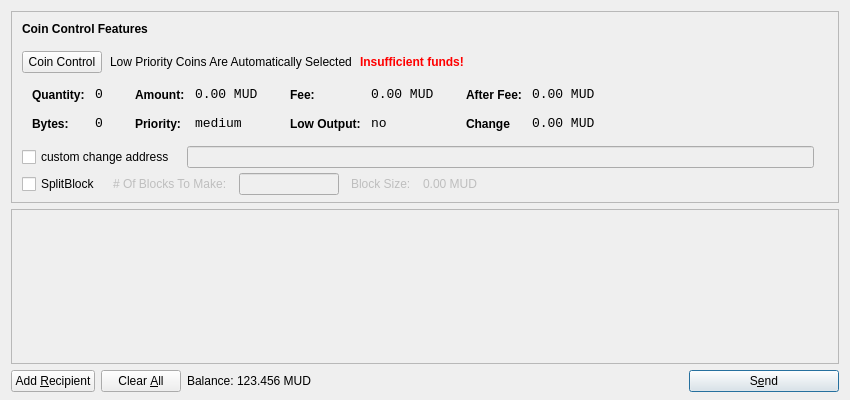
<?xml version="1.0" encoding="UTF-8"?>
<ui version="4.0">
 <class>SendCoinsDialog</class>
 <widget class="QDialog" name="SendCoinsDialog">
  <property name="geometry">
   <rect>
    <x>0</x>
    <y>0</y>
    <width>850</width>
    <height>400</height>
   </rect>
  </property>
  <property name="windowTitle">
   <string>Send Coins</string>
  </property>
  <layout class="QVBoxLayout" name="verticalLayout" stretch="0,1,0">
   <property name="bottomMargin">
    <number>8</number>
   </property>
   <item>
    <widget class="QFrame" name="frameCoinControl">
     <property name="sizePolicy">
      <sizepolicy hsizetype="Expanding" vsizetype="Expanding">
       <horstretch>0</horstretch>
       <verstretch>0</verstretch>
      </sizepolicy>
     </property>
     <property name="maximumSize">
      <size>
       <width>16777215</width>
       <height>16777215</height>
      </size>
     </property>
     <property name="frameShape">
      <enum>QFrame::StyledPanel</enum>
     </property>
     <property name="frameShadow">
      <enum>QFrame::Sunken</enum>
     </property>
     <layout class="QVBoxLayout" name="verticalLayoutCoinControl2">
      <property name="spacing">
       <number>-1</number>
      </property>
      <property name="leftMargin">
       <number>0</number>
      </property>
      <property name="topMargin">
       <number>0</number>
      </property>
      <property name="rightMargin">
       <number>0</number>
      </property>
      <property name="bottomMargin">
       <number>6</number>
      </property>
      <item>
       <layout class="QVBoxLayout" name="verticalLayoutCoinControl" stretch="0,0,0,0,1">
        <property name="spacing">
         <number>0</number>
        </property>
        <property name="leftMargin">
         <number>10</number>
        </property>
        <property name="topMargin">
         <number>10</number>
        </property>
        <item>
         <layout class="QHBoxLayout" name="horizontalLayoutCoinControl1">
          <property name="bottomMargin">
           <number>15</number>
          </property>
          <item>
           <widget class="QLabel" name="labelCoinControlFeatures">
            <property name="sizePolicy">
             <sizepolicy hsizetype="Preferred" vsizetype="Maximum">
              <horstretch>0</horstretch>
              <verstretch>0</verstretch>
             </sizepolicy>
            </property>
            <property name="font">
             <font>
              <weight>75</weight>
              <bold>true</bold>
             </font>
            </property>
            <property name="styleSheet">
             <string notr="true">font-weight:bold;</string>
            </property>
            <property name="text">
             <string>Coin Control Features</string>
            </property>
           </widget>
          </item>
         </layout>
        </item>
        <item>
         <layout class="QHBoxLayout" name="horizontalLayoutCoinControl2" stretch="0,0,0,0">
          <property name="spacing">
           <number>8</number>
          </property>
          <property name="bottomMargin">
           <number>10</number>
          </property>
          <item>
           <widget class="QPushButton" name="pushButtonCoinControl">
            <property name="styleSheet">
             <string notr="true"/>
            </property>
            <property name="text">
             <string>Coin Control</string>
            </property>
           </widget>
          </item>
          <item>
           <widget class="QLabel" name="labelCoinControlAutomaticallySelected">
            <property name="text">
             <string>Low Priority Coins Are Automatically Selected</string>
            </property>
            <property name="margin">
             <number>5</number>
            </property>
           </widget>
          </item>
          <item>
           <widget class="QLabel" name="labelCoinControlInsuffFunds">
            <property name="font">
             <font>
              <weight>75</weight>
              <bold>true</bold>
             </font>
            </property>
            <property name="styleSheet">
             <string notr="true">color:red;font-weight:bold;</string>
            </property>
            <property name="text">
             <string>Insufficient funds!</string>
            </property>
            <property name="margin">
             <number>5</number>
            </property>
           </widget>
          </item>
          <item>
           <spacer name="horizontalSpacerCoinControl">
            <property name="orientation">
             <enum>Qt::Horizontal</enum>
            </property>
            <property name="sizeHint" stdset="0">
             <size>
              <width>40</width>
              <height>1</height>
             </size>
            </property>
           </spacer>
          </item>
         </layout>
        </item>
        <item>
         <widget class="QWidget" name="widgetCoinControl" native="true">
          <property name="sizePolicy">
           <sizepolicy hsizetype="Preferred" vsizetype="Preferred">
            <horstretch>0</horstretch>
            <verstretch>0</verstretch>
           </sizepolicy>
          </property>
          <property name="minimumSize">
           <size>
            <width>0</width>
            <height>0</height>
           </size>
          </property>
          <property name="styleSheet">
           <string notr="true"/>
          </property>
          <layout class="QHBoxLayout" name="horizontalLayoutCoinControl5">
           <property name="margin">
            <number>0</number>
           </property>
           <item>
            <layout class="QHBoxLayout" name="horizontalLayoutCoinControl3" stretch="0,0,0,1">
             <property name="spacing">
              <number>20</number>
             </property>
             <property name="topMargin">
              <number>0</number>
             </property>
             <property name="bottomMargin">
              <number>10</number>
             </property>
             <item>
              <layout class="QFormLayout" name="formLayoutCoinControl1">
               <property name="horizontalSpacing">
                <number>10</number>
               </property>
               <property name="verticalSpacing">
                <number>14</number>
               </property>
               <property name="leftMargin">
                <number>10</number>
               </property>
               <property name="topMargin">
                <number>4</number>
               </property>
               <property name="rightMargin">
                <number>6</number>
               </property>
               <item row="0" column="0">
                <widget class="QLabel" name="labelCoinControlQuantityText">
                 <property name="styleSheet">
                  <string notr="true">font-weight:bold;</string>
                 </property>
                 <property name="text">
                  <string>Quantity:</string>
                 </property>
                 <property name="margin">
                  <number>0</number>
                 </property>
                </widget>
               </item>
               <item row="0" column="1">
                <widget class="QLabel" name="labelCoinControlQuantity">
                 <property name="font">
                  <font>
                   <family>Monospace</family>
                   <pointsize>10</pointsize>
                  </font>
                 </property>
                 <property name="cursor">
                  <cursorShape>IBeamCursor</cursorShape>
                 </property>
                 <property name="contextMenuPolicy">
                  <enum>Qt::ActionsContextMenu</enum>
                 </property>
                 <property name="text">
                  <string>0</string>
                 </property>
                 <property name="margin">
                  <number>0</number>
                 </property>
                 <property name="textInteractionFlags">
                  <set>Qt::LinksAccessibleByMouse|Qt::TextSelectableByKeyboard|Qt::TextSelectableByMouse</set>
                 </property>
                </widget>
               </item>
               <item row="1" column="0">
                <widget class="QLabel" name="labelCoinControlBytesText">
                 <property name="styleSheet">
                  <string notr="true">font-weight:bold;</string>
                 </property>
                 <property name="text">
                  <string>Bytes:</string>
                 </property>
                </widget>
               </item>
               <item row="1" column="1">
                <widget class="QLabel" name="labelCoinControlBytes">
                 <property name="font">
                  <font>
                   <family>Monospace</family>
                   <pointsize>10</pointsize>
                  </font>
                 </property>
                 <property name="cursor">
                  <cursorShape>IBeamCursor</cursorShape>
                 </property>
                 <property name="contextMenuPolicy">
                  <enum>Qt::ActionsContextMenu</enum>
                 </property>
                 <property name="text">
                  <string>0</string>
                 </property>
                 <property name="textInteractionFlags">
                  <set>Qt::LinksAccessibleByMouse|Qt::TextSelectableByKeyboard|Qt::TextSelectableByMouse</set>
                 </property>
                </widget>
               </item>
              </layout>
             </item>
             <item>
              <layout class="QFormLayout" name="formLayoutCoinControl2">
               <property name="horizontalSpacing">
                <number>10</number>
               </property>
               <property name="verticalSpacing">
                <number>14</number>
               </property>
               <property name="leftMargin">
                <number>6</number>
               </property>
               <property name="topMargin">
                <number>4</number>
               </property>
               <property name="rightMargin">
                <number>6</number>
               </property>
               <item row="0" column="0">
                <widget class="QLabel" name="labelCoinControlAmountText">
                 <property name="styleSheet">
                  <string notr="true">font-weight:bold;</string>
                 </property>
                 <property name="text">
                  <string>Amount:</string>
                 </property>
                 <property name="margin">
                  <number>0</number>
                 </property>
                </widget>
               </item>
               <item row="0" column="1">
                <widget class="QLabel" name="labelCoinControlAmount">
                 <property name="font">
                  <font>
                   <family>Monospace</family>
                   <pointsize>10</pointsize>
                  </font>
                 </property>
                 <property name="cursor">
                  <cursorShape>IBeamCursor</cursorShape>
                 </property>
                 <property name="contextMenuPolicy">
                  <enum>Qt::ActionsContextMenu</enum>
                 </property>
                 <property name="text">
                  <string>0.00 MUD</string>
                 </property>
                 <property name="textInteractionFlags">
                  <set>Qt::LinksAccessibleByMouse|Qt::TextSelectableByKeyboard|Qt::TextSelectableByMouse</set>
                 </property>
                </widget>
               </item>
               <item row="1" column="0">
                <widget class="QLabel" name="labelCoinControlPriorityText">
                 <property name="styleSheet">
                  <string notr="true">font-weight:bold;</string>
                 </property>
                 <property name="text">
                  <string>Priority:</string>
                 </property>
                </widget>
               </item>
               <item row="1" column="1">
                <widget class="QLabel" name="labelCoinControlPriority">
                 <property name="font">
                  <font>
                   <family>Monospace</family>
                   <pointsize>10</pointsize>
                  </font>
                 </property>
                 <property name="cursor">
                  <cursorShape>IBeamCursor</cursorShape>
                 </property>
                 <property name="contextMenuPolicy">
                  <enum>Qt::ActionsContextMenu</enum>
                 </property>
                 <property name="text">
                  <string>medium</string>
                 </property>
                 <property name="textInteractionFlags">
                  <set>Qt::LinksAccessibleByMouse|Qt::TextSelectableByKeyboard|Qt::TextSelectableByMouse</set>
                 </property>
                </widget>
               </item>
              </layout>
             </item>
             <item>
              <layout class="QFormLayout" name="formLayoutCoinControl3">
               <property name="horizontalSpacing">
                <number>10</number>
               </property>
               <property name="verticalSpacing">
                <number>14</number>
               </property>
               <property name="leftMargin">
                <number>6</number>
               </property>
               <property name="topMargin">
                <number>4</number>
               </property>
               <property name="rightMargin">
                <number>6</number>
               </property>
               <item row="0" column="0">
                <widget class="QLabel" name="labelCoinControlFeeText">
                 <property name="styleSheet">
                  <string notr="true">font-weight:bold;</string>
                 </property>
                 <property name="text">
                  <string>Fee:</string>
                 </property>
                 <property name="margin">
                  <number>0</number>
                 </property>
                </widget>
               </item>
               <item row="0" column="1">
                <widget class="QLabel" name="labelCoinControlFee">
                 <property name="font">
                  <font>
                   <family>Monospace</family>
                   <pointsize>10</pointsize>
                  </font>
                 </property>
                 <property name="cursor">
                  <cursorShape>IBeamCursor</cursorShape>
                 </property>
                 <property name="contextMenuPolicy">
                  <enum>Qt::ActionsContextMenu</enum>
                 </property>
                 <property name="text">
                  <string>0.00 MUD</string>
                 </property>
                 <property name="textInteractionFlags">
                  <set>Qt::LinksAccessibleByMouse|Qt::TextSelectableByKeyboard|Qt::TextSelectableByMouse</set>
                 </property>
                </widget>
               </item>
               <item row="1" column="0">
                <widget class="QLabel" name="labelCoinControlLowOutputText">
                 <property name="styleSheet">
                  <string notr="true">font-weight:bold;</string>
                 </property>
                 <property name="text">
                  <string>Low Output:</string>
                 </property>
                </widget>
               </item>
               <item row="1" column="1">
                <widget class="QLabel" name="labelCoinControlLowOutput">
                 <property name="font">
                  <font>
                   <family>Monospace</family>
                   <pointsize>10</pointsize>
                  </font>
                 </property>
                 <property name="cursor">
                  <cursorShape>IBeamCursor</cursorShape>
                 </property>
                 <property name="contextMenuPolicy">
                  <enum>Qt::ActionsContextMenu</enum>
                 </property>
                 <property name="text">
                  <string>no</string>
                 </property>
                 <property name="textInteractionFlags">
                  <set>Qt::LinksAccessibleByMouse|Qt::TextSelectableByKeyboard|Qt::TextSelectableByMouse</set>
                 </property>
                </widget>
               </item>
              </layout>
             </item>
             <item>
              <layout class="QFormLayout" name="formLayoutCoinControl4">
               <property name="fieldGrowthPolicy"> 
                <enum>QFormLayout::AllNonFixedFieldsGrow</enum> 
               </property>
               <property name="horizontalSpacing">
                <number>10</number>
               </property>
               <property name="verticalSpacing">
                <number>14</number>
               </property>
               <property name="leftMargin">
                <number>6</number>
               </property>
               <property name="topMargin">
                <number>4</number>
               </property>
               <property name="rightMargin">
                <number>6</number>
               </property>
               <item row="0" column="0">
                <widget class="QLabel" name="labelCoinControlAfterFeeText">
                 <property name="styleSheet">
                  <string notr="true">font-weight:bold;</string>
                 </property>
                 <property name="text">
                  <string>After Fee:</string>
                 </property>
                 <property name="margin">
                  <number>0</number>
                 </property>
                </widget>
               </item>
               <item row="0" column="1">
                <widget class="QLabel" name="labelCoinControlAfterFee">
                 <property name="font">
                  <font>
                   <family>Monospace</family>
                   <pointsize>10</pointsize>
                  </font>
                 </property>
                 <property name="cursor">
                  <cursorShape>IBeamCursor</cursorShape>
                 </property>
                 <property name="contextMenuPolicy">
                  <enum>Qt::ActionsContextMenu</enum>
                 </property>
                 <property name="text">
                  <string>0.00 MUD</string>
                 </property>
                 <property name="textInteractionFlags">
                  <set>Qt::LinksAccessibleByMouse|Qt::TextSelectableByKeyboard|Qt::TextSelectableByMouse</set>
                 </property>
                </widget>
               </item>
               <item row="1" column="0">
                <widget class="QLabel" name="labelCoinControlChangeText">
                 <property name="styleSheet">
                  <string notr="true">font-weight:bold;</string>
                 </property>
                 <property name="text">
                  <string>Change</string>
                 </property>
                </widget>
               </item>
               <item row="1" column="1">
                <widget class="QLabel" name="labelCoinControlChange">
                 <property name="font">
                  <font>
                   <family>Monospace</family>
                   <pointsize>10</pointsize>
                  </font>
                 </property>
                 <property name="cursor">
                  <cursorShape>IBeamCursor</cursorShape>
                 </property>
                 <property name="contextMenuPolicy">
                  <enum>Qt::ActionsContextMenu</enum>
                 </property>
                 <property name="text">
                  <string>0.00 MUD</string>
                 </property>
                 <property name="textInteractionFlags">
                  <set>Qt::LinksAccessibleByMouse|Qt::TextSelectableByKeyboard|Qt::TextSelectableByMouse</set>
                 </property>
                </widget>
               </item>
              </layout>
             </item>
            </layout>
           </item>
          </layout>
         </widget>
        </item>
        <item>
         <layout class="QHBoxLayout" name="horizontalLayoutCoinControl4" stretch="0,0,0">
          <property name="spacing">
           <number>12</number>
          </property>
          <property name="sizeConstraint">
           <enum>QLayout::SetDefaultConstraint</enum>
          </property>
          <property name="topMargin">
           <number>5</number>
          </property>
          <property name="rightMargin">
           <number>5</number>
          </property>
          <item>
           <widget class="QCheckBox" name="checkBoxCoinControlChange">
            <property name="text">
             <string>custom change address</string>
            </property>
           </widget>
          </item>
          <item>
           <widget class="QLineEdit" name="lineEditCoinControlChange">
            <property name="enabled">
             <bool>false</bool>
            </property>
            <property name="sizePolicy">
             <sizepolicy hsizetype="Expanding" vsizetype="Fixed">
              <horstretch>0</horstretch>
              <verstretch>0</verstretch>
             </sizepolicy>
            </property>
           </widget>
          </item>
          <item>
           <widget class="QLabel" name="labelCoinControlChangeLabel">
            <property name="sizePolicy">
             <sizepolicy hsizetype="Preferred" vsizetype="Expanding">
              <horstretch>0</horstretch>
              <verstretch>0</verstretch>
             </sizepolicy>
            </property>
            <property name="minimumSize">
             <size>
              <width>0</width>
              <height>0</height>
             </size>
            </property>
            <property name="text">
             <string/>
            </property>
            <property name="margin">
             <number>3</number>
            </property>
           </widget>
          </item>
         </layout>
        </item>
        <item>
         <layout class="QHBoxLayout" name="horizontalLayoutCoinControl4a" stretch="0,0,0,0">
          <property name="alignment" >
         <set>Qt::AlignLeft</set>
          </property>
          <property name="spacing">
           <number>12</number>
          </property>
          <property name="sizeConstraint">
           <enum>QLayout::SetDefaultConstraint</enum>
          </property>
          <property name="topMargin">
           <number>5</number>
          </property>
          <property name="rightMargin">
           <number>5</number>
          </property>
           <item> 
           <widget class="QCheckBox" name="splitBlockCheckBox"> 
            <property name="text"> 
             <string>SplitBlock</string> 
            </property> 
           </widget> 
          </item> 
          <item> 
           <widget class="QLabel" name="labelBlocksToMakeText"> 
            <property name="enabled"> 
             <bool>false</bool> 
            </property> 
            <property name="text"> 
             <string># Of Blocks To Make:</string> 
            </property> 
           </widget> 
          </item>
          <item> 
           <widget class="QLineEdit" name="splitBlockLineEdit"> 
            <property name="enabled"> 
             <bool>false</bool> 
            </property> 
            <property name="sizePolicy"> 
             <sizepolicy hsizetype="Fixed" vsizetype="Fixed"> 
              <horstretch>0</horstretch> 
              <verstretch>0</verstretch> 
             </sizepolicy> 
            </property> 
            <property name="maximumSize"> 
             <size> 
              <width>100</width> 
              <height>16777215</height> 
             </size> 
            </property> 
           </widget> 
          </item> 
          <item> 
           <widget class="QLabel" name="labelBlockSizeText"> 
            <property name="enabled"> 
             <bool>false</bool> 
            </property> 
            <property name="text"> 
             <string>Block Size:</string> 
            </property> 
           </widget> 
          </item> 
          <item> 
           <widget class="QLabel" name="labelBlockSize"> 
            <property name="enabled"> 
             <bool>false</bool> 
            </property> 
            <property name="text"> 
             <string>0.00 MUD</string> 
            </property>
           </widget> 
           </item>
         </layout>
        </item>
        <item>
         <spacer name="verticalSpacerCoinControl">
          <property name="orientation">
           <enum>Qt::Vertical</enum>
          </property>
          <property name="sizeHint" stdset="0">
           <size>
            <width>800</width>
            <height>1</height>
           </size>
          </property>
         </spacer>
        </item>
       </layout>
      </item>
     </layout>
    </widget>
   </item> 
   <item>
    <widget class="QScrollArea" name="scrollArea">
     <property name="widgetResizable">
      <bool>true</bool>
     </property>
     <widget class="QWidget" name="scrollAreaWidgetContents">
      <property name="geometry">
       <rect>
        <x>0</x>
        <y>0</y>
        <width>830</width>
        <height>165</height>
       </rect>
      </property>
      <layout class="QVBoxLayout" name="verticalLayout_2">
       <property name="margin">
        <number>0</number>
       </property>
       <item>
        <layout class="QVBoxLayout" name="entries">
         <property name="spacing">
          <number>6</number>
         </property>
        </layout>
       </item>
       <item>
        <spacer name="verticalSpacer">
         <property name="orientation">
          <enum>Qt::Vertical</enum>
         </property>
         <property name="sizeHint" stdset="0">
          <size>
           <width>20</width>
           <height>40</height>
          </size>
         </property>
        </spacer>
       </item>
      </layout>
     </widget>
    </widget>
   </item>
   <item>
    <layout class="QHBoxLayout" name="horizontalLayout">
     <item>
      <widget class="QPushButton" name="addButton">
       <property name="toolTip">
        <string>Send to multiple recipients at once</string>
       </property>
       <property name="text">
        <string>Add &amp;Recipient</string>
       </property>
       <property name="icon">
        <iconset resource="../mudcoin.qrc">
         <normaloff>:/icons/add</normaloff>:/icons/add</iconset>
       </property>
       <property name="autoDefault">
        <bool>false</bool>
       </property>
      </widget>
     </item>
     <item>
      <widget class="QPushButton" name="clearButton">
       <property name="sizePolicy">
        <sizepolicy hsizetype="Minimum" vsizetype="Fixed">
         <horstretch>0</horstretch>
         <verstretch>0</verstretch>
        </sizepolicy>
       </property>
       <property name="toolTip">
        <string>Remove all transaction fields</string>
       </property>
       <property name="text">
        <string>Clear &amp;All</string>
       </property>
       <property name="icon">
        <iconset resource="../mudcoin.qrc">
         <normaloff>:/icons/remove</normaloff>:/icons/remove</iconset>
       </property>
       <property name="autoRepeatDelay">
        <number>300</number>
       </property>
       <property name="autoDefault">
        <bool>false</bool>
       </property>
      </widget>
     </item>
     <item>
      <layout class="QHBoxLayout" name="horizontalLayout_2">
       <property name="spacing">
        <number>3</number>
       </property>
       <item>
        <widget class="QLabel" name="label">
         <property name="text">
          <string>Balance:</string>
         </property>
        </widget>
       </item>
       <item>
        <widget class="QLabel" name="labelBalance">
         <property name="cursor">
          <cursorShape>IBeamCursor</cursorShape>
         </property>
         <property name="text">
          <string>123.456 MUD</string>
         </property>
         <property name="textInteractionFlags">
          <set>Qt::LinksAccessibleByMouse|Qt::TextSelectableByKeyboard|Qt::TextSelectableByMouse</set>
         </property>
        </widget>
       </item>
      </layout>
     </item>
     <item>
      <spacer name="horizontalSpacer">
       <property name="orientation">
        <enum>Qt::Horizontal</enum>
       </property>
       <property name="sizeHint" stdset="0">
        <size>
         <width>40</width>
         <height>20</height>
        </size>
       </property>
      </spacer>
     </item>
     <item>
      <widget class="QPushButton" name="sendButton">
       <property name="minimumSize">
        <size>
         <width>150</width>
         <height>0</height>
        </size>
       </property>
       <property name="toolTip">
        <string>Confirm the send action</string>
       </property>
       <property name="text">
        <string>S&amp;end</string>
       </property>
       <property name="icon">
        <iconset resource="../mudcoin.qrc">
         <normaloff>:/icons/send</normaloff>:/icons/send</iconset>
       </property>
       <property name="default">
        <bool>true</bool>
       </property>
      </widget>
     </item>
    </layout>
   </item>
  </layout>
 </widget>
 <resources>
  <include location="../mudcoin.qrc"/>
 </resources>
 <connections/>
</ui>
